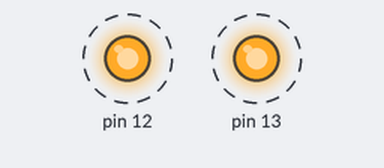
This sketch was run on a simulated Arduino Uno, built with avr-gcc and run on an emulated ATmega328P. Parts: output pins drawn as LEDs (lit = HIGH). Dashed ring = blinking.

Above: at 0.2 s.
Timing chart, 0 to 3.0 s (numbered marks = the images above):
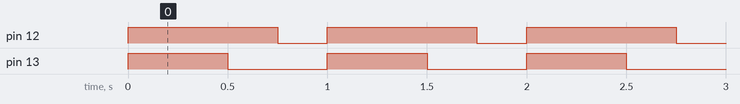

The sketch:

Assignment_1.ino
```cpp
void setup() {
  // put your setup code here, to run once:
pinMode(13, OUTPUT);
pinMode(12, OUTPUT);

}

void loop() {
  digitalWrite(13,HIGH);
  digitalWrite(12,HIGH);
  delay(500);
  digitalWrite(13,LOW);
  delay(250);
  digitalWrite(12,LOW);
  delay(250);

}
```

Measured:
- by itself, pin 12: alternates HIGH for 0.75 s and LOW for 0.25 s
- by itself, pin 13: alternates HIGH for 0.50 s and LOW for 0.50 s
- by itself, everything shown: repeats every 1.0 s, in 3 steps
